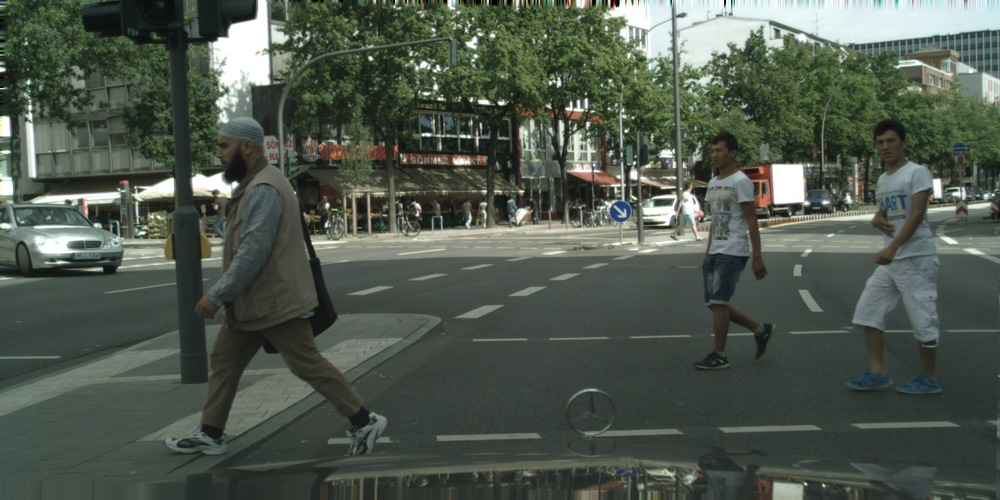
%> input picture Data/hamburg_000000_016928_leftImg8bit.png, 1000 x 500 px, shrunk from 2048 x 1024 before the run
$ octave segmentation_otsu_thresholding.m   (GNU Octave 9; MATLAB toolbox functions it lacks are replaced by stand-ins)
%> lines starting %> are read from the running program, lines starting %| are printed output that depends on the picture; in (x1, y1, x2, y2) boxes, pixels count from 0 and x2, y2 are one past the last pixel; in counts of white or black regions, pixels touching at a corner belong together; the program's own positions count from 1
clc; clear; close all;

% Output folder
output_folder = fullfile('outputs', 'segmented');
if ~exist(output_folder, 'dir')
    mkdir(output_folder);
end

% Image file
img_name = 'hamburg_000000_016928_leftImg8bit.png';
img = imread(img_name);
%> img is the input picture: size 500x1000x3 uint8; mean R, G, B 78.6, 88.1, 77.2
gray = rgb2gray(img);
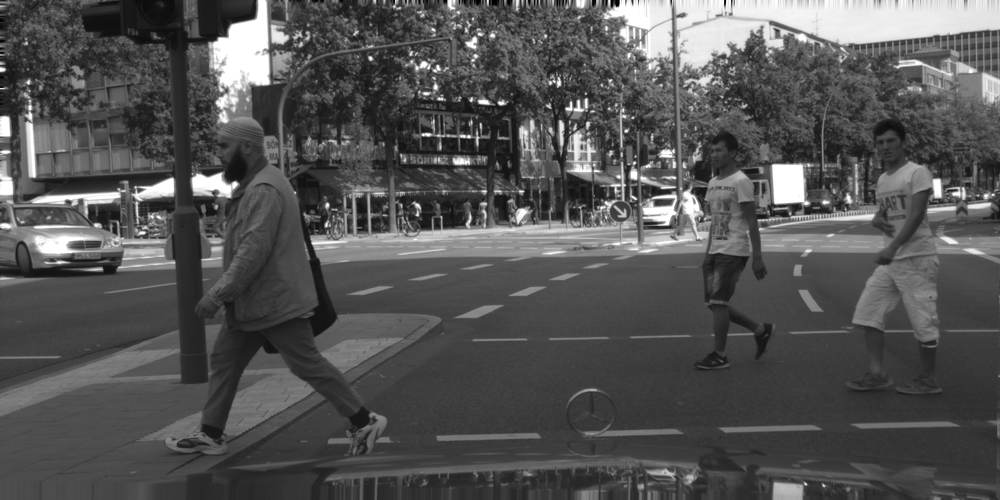
%> gray: size 500x1000 uint8; min 0, max 255, mean 84

% Apply global thresholding (Otsu's method)
binary = imbinarize(gray);
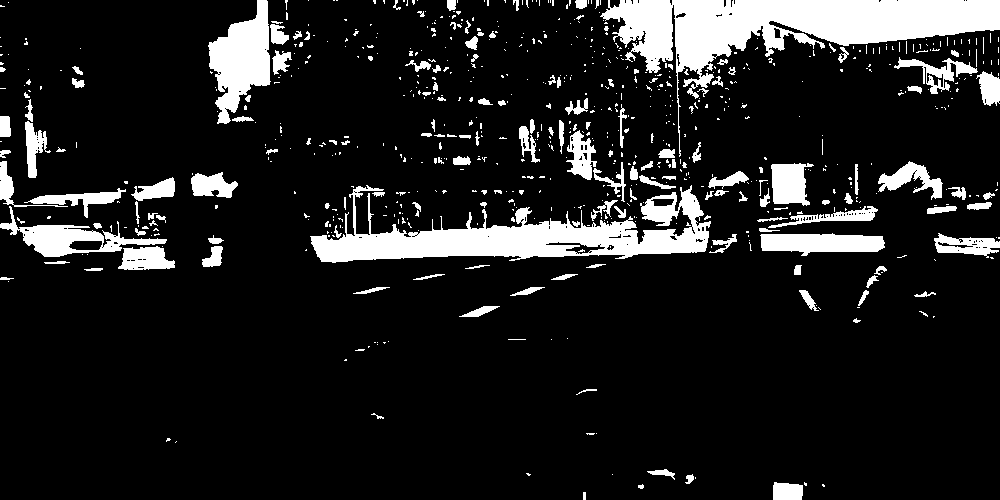
%> binary: size 500x1000 logical; 12.5% white; 742 white regions (586 under 20 px), largest, box (x1, y1, x2, y2) and area: (600, 0, 1000, 157) 17579, (310, 185, 711, 263) 12621, (208, 0, 271, 124) 4309

% Save output
imwrite(binary, fullfile(output_folder, 'hamburg_threshold.png'));

% Display results
figure('Name', 'Original Hamburg Grayscale');
imshow(gray); title('Original Grayscale');

figure('Name', 'Hamburg Thresholded');
imshow(binary); title('Global Thresholding (Otsu)');

$ run again, with Data/hamburg_000000_016447_leftImg8bit.png copied over Data/hamburg_000000_016928_leftImg8bit.png
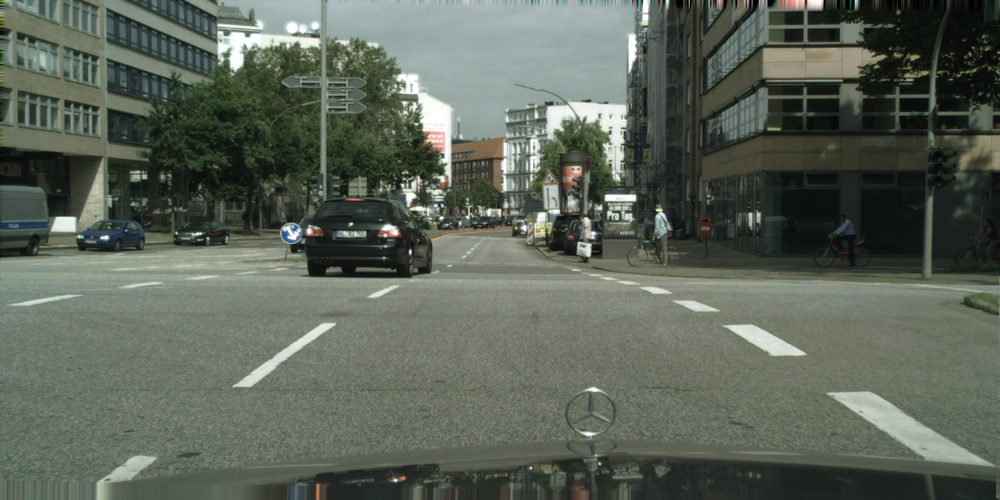
%> input picture Data/hamburg_000000_016447_leftImg8bit.png, 1000 x 500 px, shrunk from 2048 x 1024 before the run
%> img is the input picture: size 500x1000x3 uint8; mean R, G, B 92.1, 100, 88.6
%> `gray = rgb2gray(img);`:
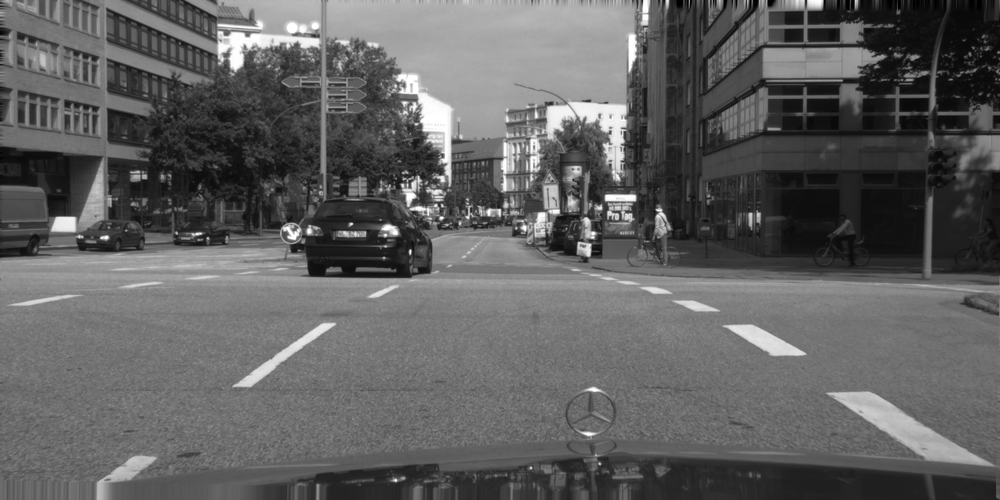
%> gray: size 500x1000 uint8; min 0, max 255, mean 96.3
%> `binary = imbinarize(gray);`:
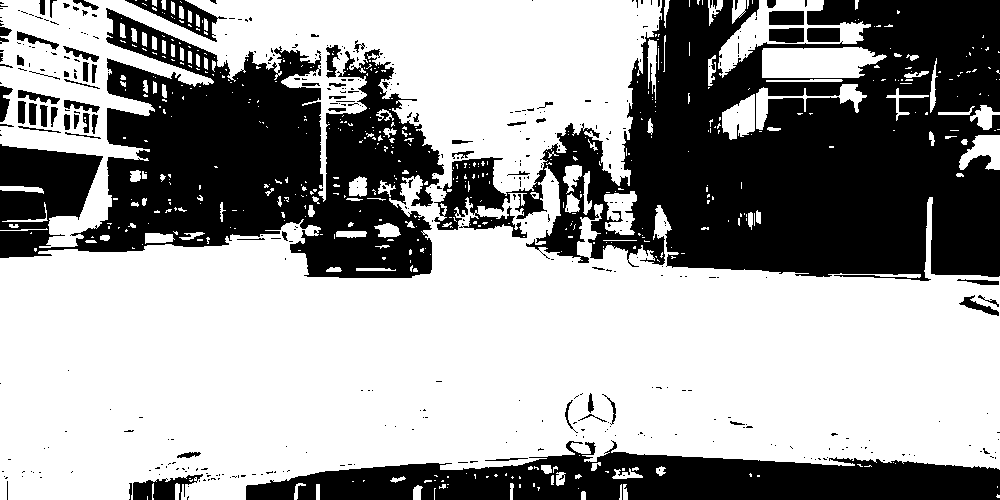
%> binary: size 500x1000 logical; 61.8% white; 423 black regions (353 under 20 px), largest, box (x1, y1, x2, y2) and area: (434, 0, 1000, 281) 93617, (0, 8, 444, 278) 61520, (246, 440, 1000, 500) 26059

$ run again, with Data/bremen_000007_000019_leftImg8bit.png copied over Data/hamburg_000000_016928_leftImg8bit.png
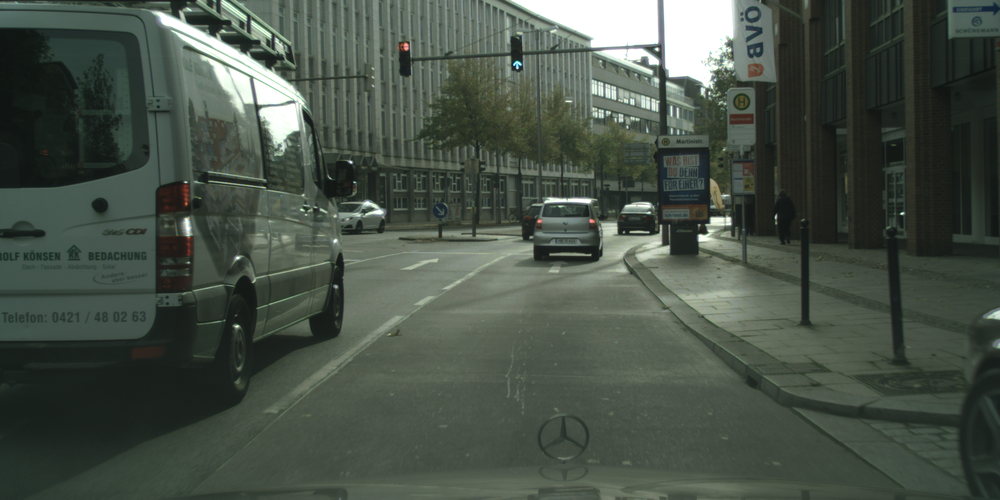
%> input picture Data/bremen_000007_000019_leftImg8bit.png, 1000 x 500 px, shrunk from 2048 x 1024 before the run
%> img is the input picture: size 500x1000x3 uint8; mean R, G, B 71.6, 81.4, 71.2
%> `binary = imbinarize(gray);`:
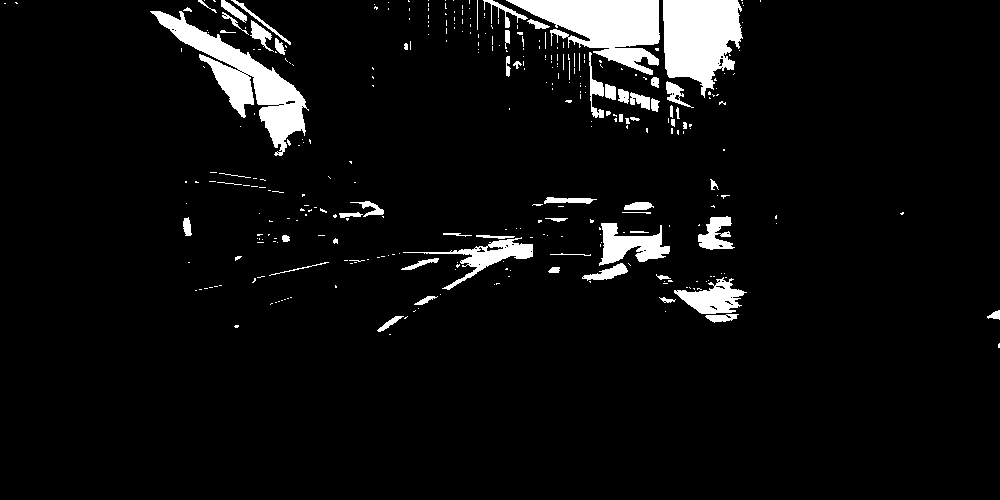
%> binary: size 500x1000 logical; 5.9% white; 339 white regions (275 under 20 px), largest, box (x1, y1, x2, y2) and area: (506, 0, 660, 75) 6032, (150, 11, 309, 156) 6009, (663, 0, 743, 98) 5567
